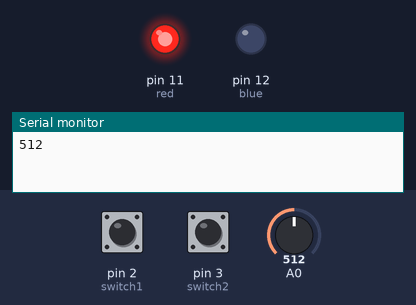
A sketch run on a simulated Arduino Uno, built with avr-gcc and run on an emulated ATmega328P. Shown: output pins drawn as LEDs (lit = HIGH), the last lines printed to the serial monitor. Dashed ring = blinking. The inputs (shaded band) are chosen by the test bench; at power-on: pin 3 (switch2) HIGH, A0 = 512, pin 2 (switch1) HIGH.

Above: at 1.2 s.
1.3 s: pin 3 (switch2) pulled LOW for 1.15 s
At 2.9 s:
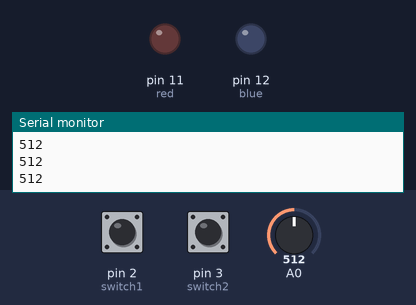
6.0 s: A0 set to 306
At 7.1 s:
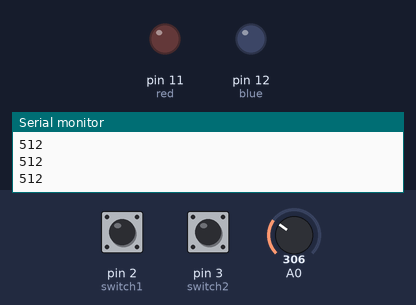
8.0 s: A0 set to 504
10.7 s: A0 set to 527
At 12.2 s:
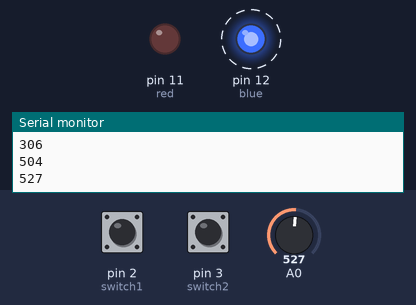
14.7 s: A0 set to 511
At 15.5 s:
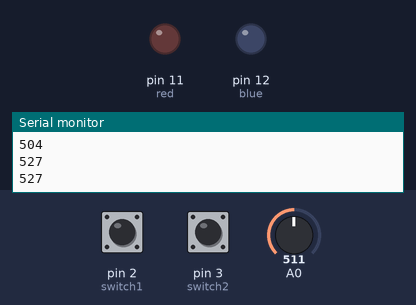
Timing chart, 0 to 17.2 s (numbered marks = the images above; inputs shaded):
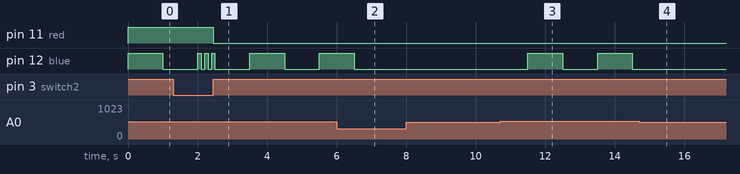

Measured:
- the behaviour switches between 511 and 512 on A0 (found by bisection; images 2 and 3)
- after the input at 1.3 s, pin 11 (red): HIGH → LOW after 1.2 s
- after the input at 6.0 s, pin 12 (blue): goes on until 6.5 s, then stays LOW
- after the input at 10.7 s, pin 12 (blue): alternates HIGH for 1.0 s and LOW for 1.0 s, starting after 0.80 s
- after the input at 14.7 s, pin 12 (blue): stays LOW (without the input it goes to HIGH after 0.80 s)

The sketch:

ledstatemachine.ino
```cpp
int red = 11;
int blue = 12;
int switch1 = 2; // blue switch
int switch2 = 3; //red switch
volatile int stateRed;
volatile int stateBlue;
volatile int timeDelay = 1000;
volatile int brightness;
volatile int duty;
boolean pressedRed = false;

// the setup routine runs once when you press reset:
void setup() {
  // initialize the digital pin as an output.
   stateRed = digitalRead(switch1);
   stateBlue = digitalRead(switch2);
  pinMode(red, OUTPUT);
  attachInterrupt(0, toggleRed, CHANGE);
  pinMode(blue, OUTPUT);
  attachInterrupt(1, toggleBlue, CHANGE);
  digitalWrite(red, stateRed);
  digitalWrite(blue, digitalRead(switch1));
  Serial.begin(9600);
}

// the loop routine runs over and over again forever:
void loop() {
  Serial.println(analogRead(0));
  brightness = analogRead(0);
  duty = brightness/4;
analogWrite(blue, duty);
if(pressedRed ==true)
{
     analogWrite(red, duty);
}
delay(timeDelay);
analogWrite(blue, 0);
delay(timeDelay);
}

void toggleRed() {
  if(timeDelay != 1000)
  {
    stateRed = digitalRead(switch1);
    if(stateRed == 0)
    {
      pressedRed = true;
      analogWrite(red, duty);
    }
    else
    {
      pressedRed = false;
      analogWrite(red, 0);
    }
  }
}

void toggleBlue() {
  if(timeDelay == 100)
  {
    pressedRed = false;
    timeDelay = 1000;
     stateRed = 0;
     digitalWrite(red, stateRed);
  }
  else
  {
     timeDelay = 100;
  }
}
```
